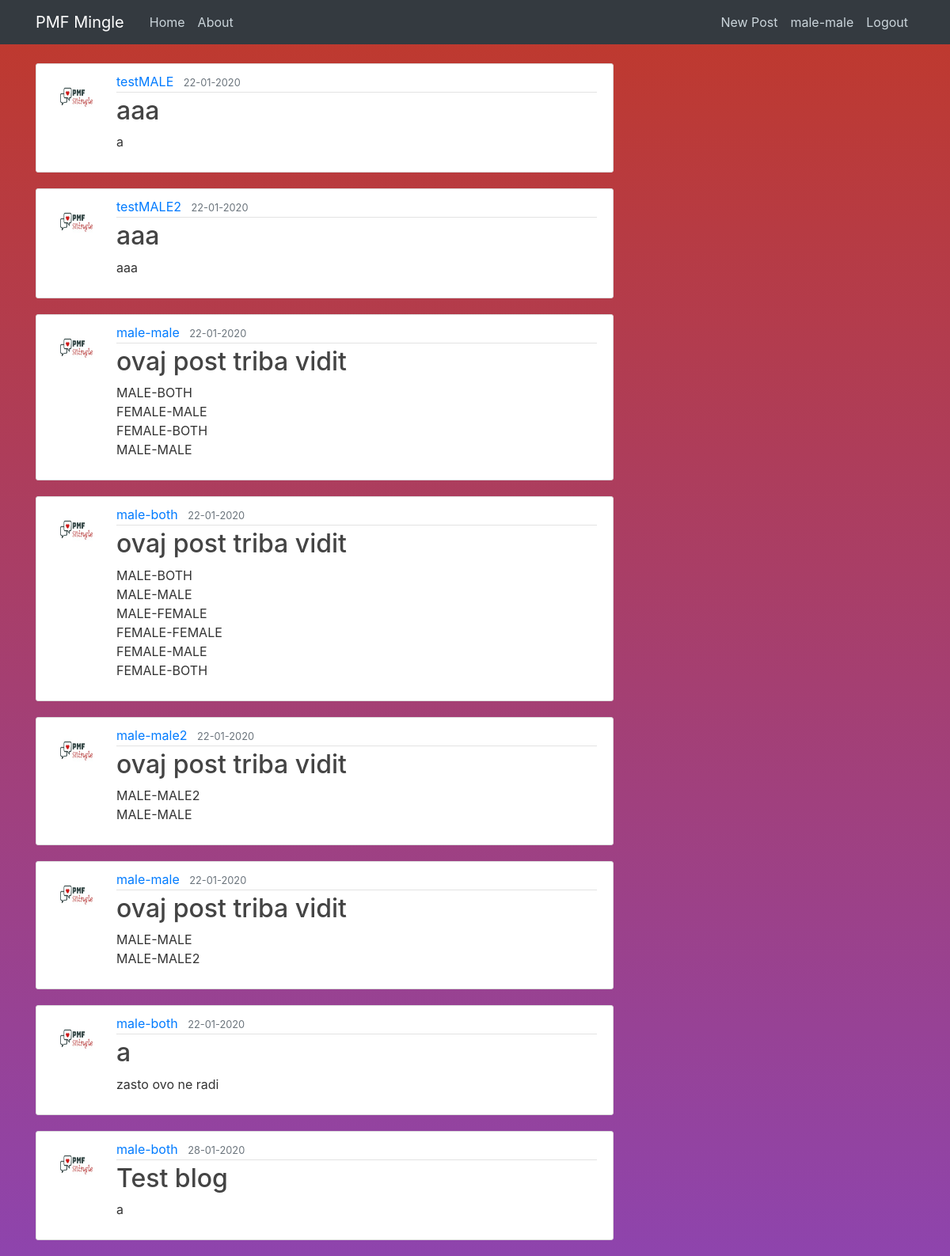
The app's page /home (signed in), older data.
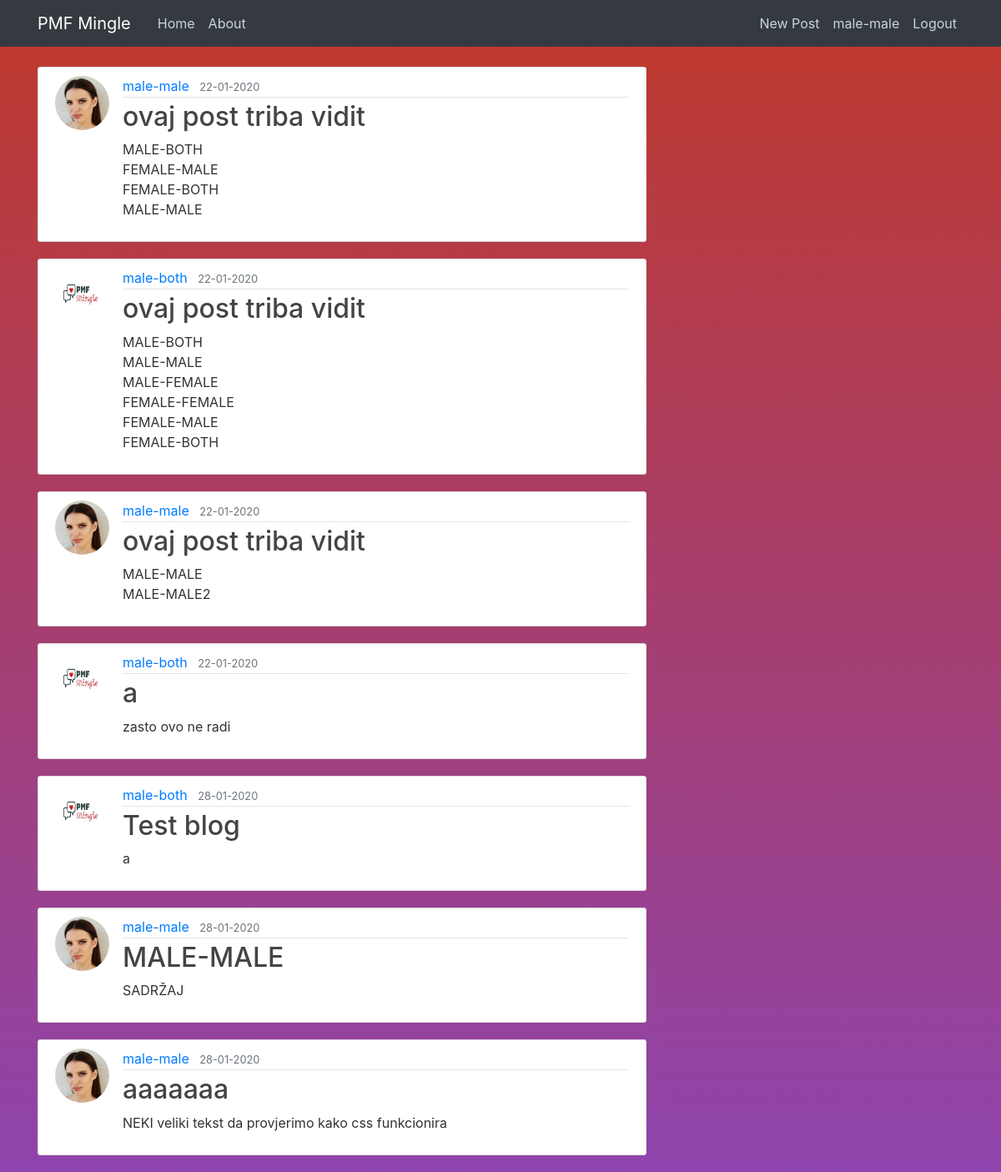
The same page, newer data.
### datingapp/models.py (models this page shows, shortened)
class User(db.Model, UserMixin):
    id = db.Column(db.Integer, primary_key=True)
    username = db.Column(db.String(20), unique=True, nullable=False)
    email = db.Column(db.String(120), unique=True, nullable=False)
    image_file = db.Column(db.String(20), nullable=False,
                           default='default.jpg')
    password = db.Column(db.String(60), nullable=False)
    gender = db.Column(db.String(20), nullable=False)
    preference = db.Column(db.String(20), nullable=False)
    posts = db.relationship('Post', backref='author', lazy=True)
    liked = db.relationship(
        'PostLike',
        foreign_keys='PostLike.user_id',
        backref='user', lazy='dynamic')

class Post(db.Model):
    id = db.Column(db.Integer, primary_key=True)
    title = db.Column(db.String(100), nullable=False)
    date_posted = db.Column(db.DateTime, nullable=False,
                            default=datetime.utcnow)
    content = db.Column(db.Text, nullable=False)
    user_id = db.Column(db.Integer, db.ForeignKey('user.id'), nullable=False)
    likes = db.relationship('PostLike', backref='post', lazy='dynamic')

### datingapp/routes.py (the view)
@app.route("/")
@app.route("/home")
def home():
    posts = Post.query.all()
    return render_template('home.html', posts=posts)

### datingapp/models.py (called while the page is built)
@login_manager.user_loader
def load_user(user_id):
    return User.query.get(int(user_id))

### datingapp/templates/home.html (shortened to what this page needs)
{% extends "layout.html" %}
{% block content %}
    {% for post in posts %}
    {% if current_user.preference == 'Male' %}
      {% if (post.author.gender == 'Male') and ((post.author.preference == 'Male') or (post.author.preference == 'Both')) %}
          <article class="media content-section">
            <img class="rounded-circle article-img" src="{{ url_for('static', filename='profile_pics/' + post.author.image_file) }}">
            <div class="media-body">
              <div class="article-metadata">
                <a class="mr-2" href="{{ url_for('user_account', post_id=post.id)}}">{{ post.author.username }}</a>
                <small class="text-muted">{{ post.date_posted.strftime('%d-%m-%Y') }}</small>
              </div>
              <h2><a class="article-title" href="{{ url_for('post', post_id=post.id) }}">{{ post.title }}</a></h2>
              <p class="article-content">{{ post.content }}</p>
            </div>
          </article>
        {% endif %}
    {% endif %}
    {% endfor %}
{% endblock content %}

### datingapp/templates/layout.html (shortened to what this page needs)
<!DOCTYPE html>
<html>
<head>
    <link rel="stylesheet" href="https://maxcdn.bootstrapcdn.com/bootstrap/4.0.0/css/bootstrap.min.css">
    <link rel="stylesheet" type="text/css" href="{{ url_for('static', filename='main.css') }}">
</head>
<body>
    <header class="site-header">
      <nav class="navbar navbar-expand-md navbar-dark bg-dark fixed-top">
        <div class="container">
          <a class="navbar-brand mr-4" href="/">PMF Mingle</a>
          <div class="collapse navbar-collapse" id="navbarToggle">
            <div class="navbar-nav mr-auto">
              <a class="nav-item nav-link" href="{{ url_for('home') }}">Home</a>
              <a class="nav-item nav-link" href="{{ url_for('about') }}">About</a>
            </div>
            <div class="navbar-nav">
              {% if current_user.is_authenticated %}
                <a class="nav-item nav-link" href="{{ url_for('new_post') }}">New Post</a>
                <a class="nav-item nav-link" href="{{ url_for('account') }}">{{ current_user.username }}</a>
                <a class="nav-item nav-link" href="{{ url_for('logout') }}">Logout</a>
              {% else %}
                <a class="nav-item nav-link" href="{{ url_for('login') }}">Login</a>
                <a class="nav-item nav-link" href="{{ url_for('register') }}">Register</a>
              {% endif %}
            </div>
          </div>
        </div>
      </nav>
    </header>
    <main role="main" class="container">
      <div class="row">
        <div class="col-md-8">
          {% block content %}{% endblock %}
    </main>
</body>
</html>

### datingapp/static/main.css (style rules this page uses)
body { background: linear-gradient( #c0392b, #8e44ad); color: #333333; margin-top: 5rem; }
h1, h2, h3, h4, h5, h6 { color: #444444; }
.site-header .navbar-nav .nav-link { color: #cbd5db; }
.content-section { background: #ffffff; padding: 10px 20px; border: 1px solid #dddddd; border-radius: 3px; margin-bottom: 20px; }
.article-title { color: #444444; }
.article-content { white-space: pre-line; }
.article-img { height: 65px; width: 65px; margin-right: 16px; }
.article-metadata { padding-bottom: 1px; margin-bottom: 4px; border-bottom: 1px solid #e3e3e3; }

Row changes from the older to the newer data that the page shows:
no longer on this page (row unchanged): Post: image_file (placeholder picture), author.username "testMALE", date_posted "22-01-2020", title "aaa", content "a"
no longer on this page (row unchanged): Post: image_file (placeholder picture), author.username "testMALE2", date_posted "22-01-2020", title "aaa", content "aaa"
no longer on this page (row unchanged): Post: image_file (placeholder picture), author.username "male-male2", date_posted "22-01-2020", title "ovaj post triba vidit", content "MALE-MALE2 MALE-MALE"
changed through a linked row, Post "MALE-BOTH FEMALE-MALE FEMALE-BOTH MALE-MALE": image_file: picture added in place of a placeholder
changed through a linked row, Post "MALE-MALE MALE-MALE2": image_file: picture added in place of a placeholder
added Post: image_file (picture), author.username "male-male", date_posted "28-01-2020", title "MALE-MALE", content "SADRŽAJ"
added Post: image_file (picture), author.username "male-male", date_posted "28-01-2020", title "aaaaaaa", content "NEKI veliki tekst da provjerimo kako css funkcionira"
